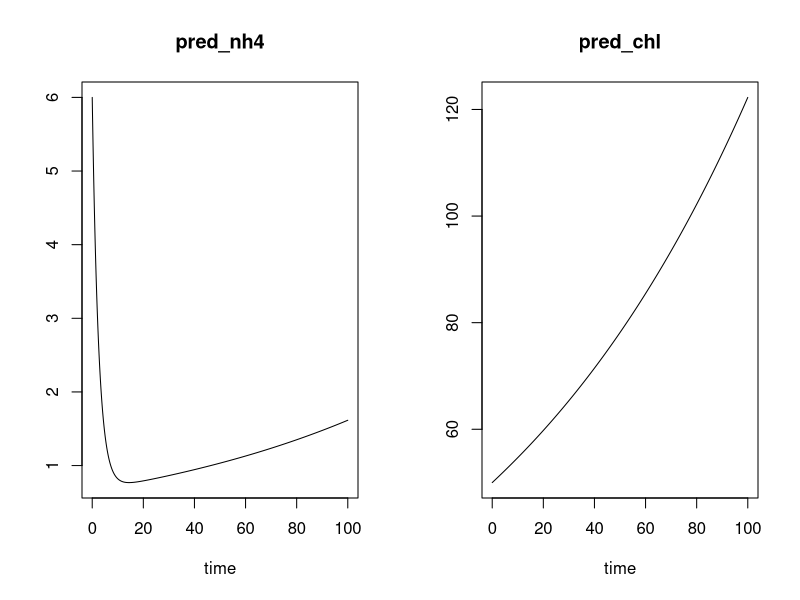

R code for this plot: (Note: this script raises an error after producing the figure.)
library(deSolve)
# state variables given completely arbitary values but wanted to get names on them

state <- c(pred_nh4 = 6,
           pred_chl = 50
           )

#parameters- will need parameters for each function
parameters <- c(
  alpha = .4, beta = 10,
  death1 = 0.007,
  gamma = 1 , omega = .004,
  cammonium = 0.4 # proportional ammonium lost to env-- calc in nutrient_air.R
) 


# write ODE- return has to be in same order as state variable equations are listed

full_equations <-function(t, state, parameters) {
  with(as.list(c(state, parameters)),{
    # rate of change
    # ammonium is added from release by both juvenile and adult daphnia   
    dpred_nh4 <- -pred_chl*pred_nh4*alpha*omega/(omega+pred_nh4) + gamma *(death1*pred_chl)-cammonium*pred_nh4
    
    # algae is added from growth based on uptake of ammonium and nitrate #need to add contanst to mm
    dpred_chl <- beta * pred_chl*pred_nh4*alpha*omega/(omega+pred_nh4) - death1*pred_chl 
    
     # return the rate of change
    list(c(dpred_nh4,dpred_chl))
  }) # end with(as.list ...
}


out <- ode(y = state, times = seq(0,100,0.1), func = full_equations, parms = parameters)
plot(out)

out1 <- data.frame(out)

## dataframe of simulated data
simdat <- data.frame(
  time = rep(out1$time, 10),
  nh4 = rep(out1$pred_nh4, 10),
  chl = rep(out1$pred_chl,10),
  rep = rep(1,10, each = 124)
)

## add error
nh4_err = abs(rnorm(simdat$nh4,0,1))
chl_err = abs(rnorm(simdat$chl,0,1))

simdat$nh4 <- simdat$nh4+nh4_err
simdat$chl <- simdat$chl + chl_err
